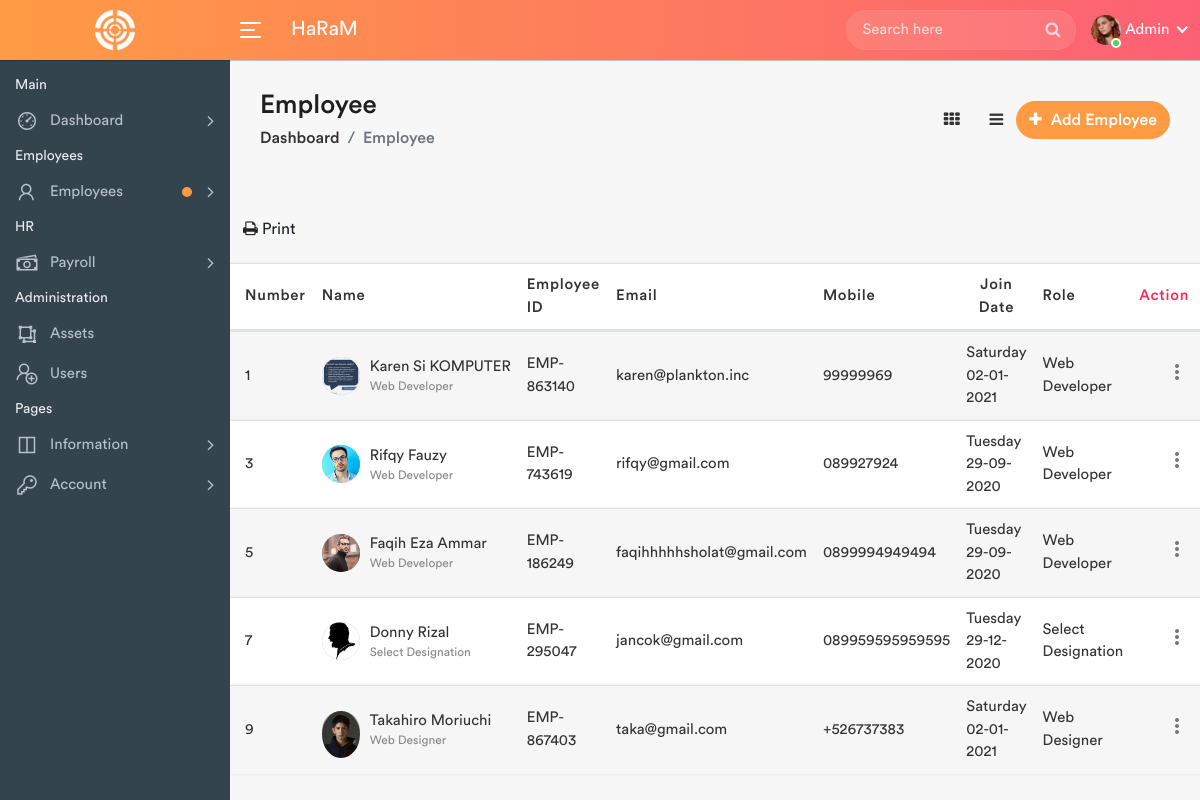
The app's page /employees-list.php (signed in), older data.
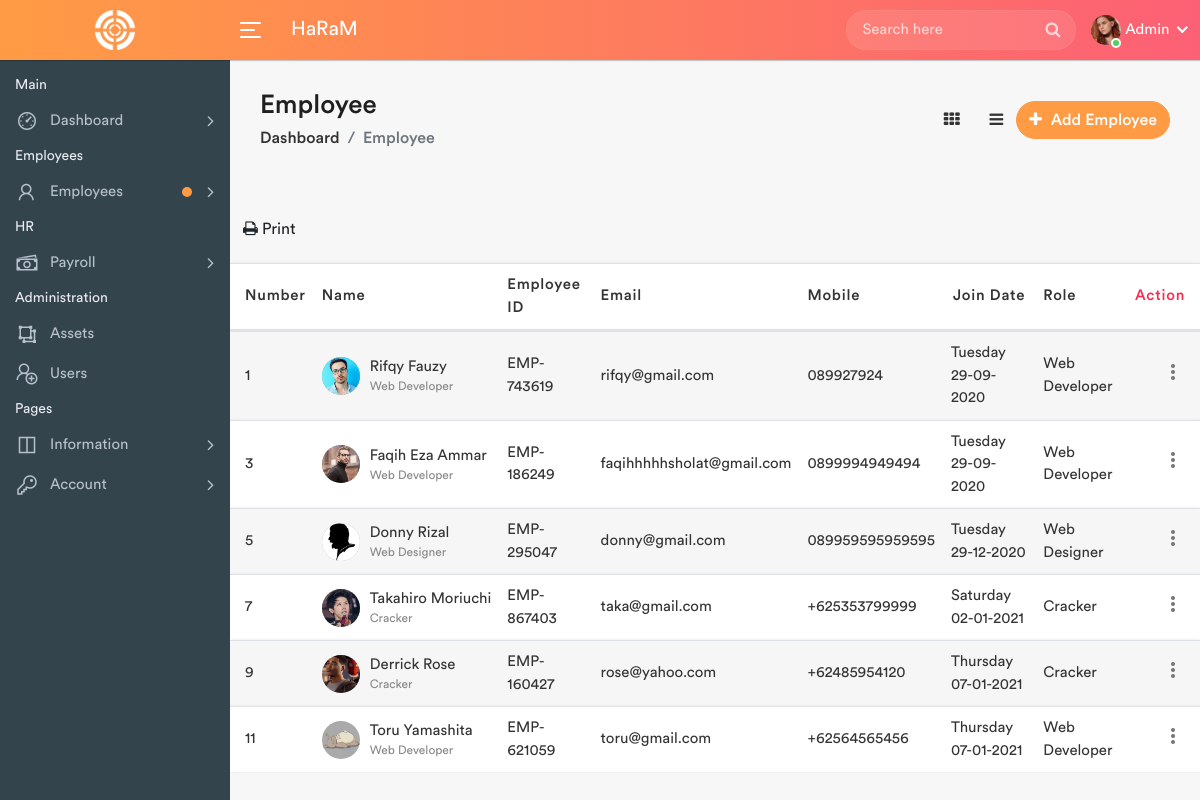
The same page, newer data.
### tables this page shows
CREATE TABLE `employees` (
  `id` int(11) NOT NULL,
  `FirstName` varchar(100) NOT NULL,
  `LastName` varchar(100) NOT NULL,
  `UserName` varchar(20) NOT NULL,
  `Email` varchar(100) NOT NULL,
  `address` varchar(225) DEFAULT NULL,
  `Password` varchar(255) NOT NULL,
  `Employee_Id` varchar(50) NOT NULL,
  `Phone` varchar(20) NOT NULL,
  `Department` varchar(255) NOT NULL,
  `Designation` varchar(255) NOT NULL,
  `Joining_Date` date NOT NULL DEFAULT current_timestamp(),
  `Picture` varchar(200) NOT NULL,
  `DateTime` datetime NOT NULL DEFAULT current_timestamp()
);

### employees-list.php (the view, shortened to what this page needs)
<?php
$dbh = Database();
?>
<!DOCTYPE html>
<html lang="en">
<head>
	<link rel="stylesheet" href="assets/css/bootstrap.min.css">
	<link rel="stylesheet" href="assets/css/font-awesome.min.css">
	<link rel="stylesheet" href="assets/css/line-awesome.min.css">
	<link rel="stylesheet" href="assets/css/dataTables.bootstrap4.min.css">
	<link rel="stylesheet" href="assets/css/select2.min.css">
	<link rel="stylesheet" href="assets/css/bootstrap-datetimepicker.min.css">
	<link rel="stylesheet" href="assets/css/style.css">
</head>
<body>
	<div class="main-wrapper">
		<?php
		include_once 'includes/header.php';
		include_once 'includes/sidebar.php';
		?>
		<div class="page-wrapper">
			<div class="content container-fluid">
				<div class="page-header">
					<div class="row align-items-center">
						<div class="col">
							<h3 class="page-title">Employee</h3>
							<ul class="breadcrumb">
								<li class="breadcrumb-item"><a href="index.php">Dashboard</a></li>
								<li class="breadcrumb-item active">Employee</li>
							</ul>
						</div>
						<div class="col-auto float-right ml-auto">
							<?php
							if ($_SESSION['role'] == "admin") { ?>
								<a href="#" class="btn add-btn" data-toggle="modal" data-target="#add_employee"><i class="fa fa-plus"></i> Add Employee</a>
							<?php } ?>
							<a href="employees.php" title="Grid View" class="grid-view btn btn-link active"><i class="fa fa-th"></i></a>
							<a href="employees-list.php" title="Tabular View" class="list-view btn btn-link"><i class="fa fa-bars"></i></a>
						</div>
					</div>
				</div>
			</div>
			<a href="javascript:void(0)" class="btn btn-file" onclick="printDiv('print')"><i class="fa fa-print"></i> Print</a>
			<div class="row" id='print'>
				<div class="col-md-12">
					<div class="table-responsive">
						<table class="table table-striped custom-table mb-0 dataTable js-exportable">
							<thead>
								<tr>
									<th class="text-left">Number</th>
									<th class="text-left">Name</th>
									<th class="text-left">Employee ID</th>
									<th class="text-left">Email</th>
									<th class="text-left">Mobile</th>
									<th class="text-center">Join Date</th>
									<th class="text-left">Role</th>
									<th class="text-danger text-right no-sort">Action</th>
								</tr>
							</thead>
							<tbody>
								<?php
								$sql = "SELECT * FROM employees";
								$query = $dbh->prepare($sql);
								$query->execute();
								$results = $query->fetchAll(PDO::FETCH_OBJ);
								$cnt = 1;
								if ($query->rowCount() > 0) {
									foreach ($results as $row) {
										$newdate = date("l d-m-Y", strtotime($row->Joining_Date));
								?>
										<tr>
											<td><?php echo htmlentities($cnt++); ?></td>
											<td>
												<h2 class="table-avatar">
													<a href="profile.php?&id=<?= htmlentities($row->Employee_Id); ?>" class="avatar"><img alt="picture" src="uploads/employees/<?php echo htmlentities($row->Picture); ?>"></a>
													<a href="profile.php?&id=<?= htmlentities($row->Employee_Id); ?>"><?php echo htmlentities($row->FirstName) . " " . htmlentities($row->LastName); ?><span><?php echo htmlentities($row->Designation); ?></span></a>
												</h2>
											</td>
											<td><?php echo htmlentities($row->Employee_Id); ?></td>
											<td><?php echo htmlentities($row->Email); ?></td>
											<td><?php echo htmlentities($row->Phone); ?></td>
											<td><?php echo htmlentities($newdate); ?></td>
											<td><?php echo htmlentities($row->Designation); ?></td>
											<td class="text-right">
												<div class="dropdown dropdown-action">
													<a href="#" class="action-icon dropdown-toggle" data-toggle="dropdown" aria-expanded="false"><i class="material-icons">more_vert</i></a>
												</div>
											</td>
										</tr>
								<?php $cnt += 1;
									}
								} ?>
							</tbody>
						</table>
					</div>
				</div>
			</div>
		</div>
	</div>
</body>
</html>

Row changes from the older to the newer data that the page shows:
removed employees: Picture (picture), FirstName "Karen", LastName "Si KOMPUTER", Designation "Web Developer", Employee_Id "EMP-863140", Email "karen@plankton.inc", Phone "99999969", Joining_Date "Saturday 02-01-2021"
changed employees "Donny": Designation "Select Designation" → "Web Designer"; Email "jancok@gmail.com" → "donny@gmail.com"
changed employees "Takahiro": Picture: a different picture; Designation "Web Designer" → "Cracker"; Phone "+526737383" → "+625353799999"
added employees: Picture (picture), FirstName "Derrick", LastName "Rose", Designation "Cracker", Employee_Id "EMP-160427", Email "rose@yahoo.com", Phone "+62485954120", Joining_Date "Thursday 07-01-2021"
added employees: Picture (picture), FirstName "Toru", LastName "Yamashita", Designation "Web Developer", Employee_Id "EMP-621059", Email "toru@gmail.com", Phone "+62564565456", Joining_Date "Thursday 07-01-2021"
